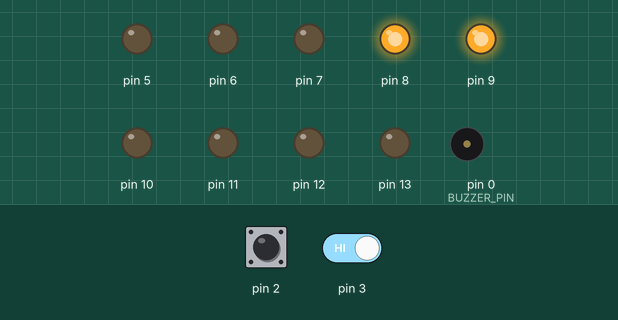
This sketch was run on a simulated Arduino Uno, built with avr-gcc and run on an emulated ATmega328P. On the bench: output pins drawn as LEDs (lit = HIGH), buzzer (waves = sounding). The test bench sets the inputs (shaded band); at power-on: pin 2 HIGH, pin 3 HIGH.

Above: at 1.2 s.
1.3 s: pin 2 pulsed LOW 5 times (0.12 s each, 0.3 s apart)
At 3.0 s:
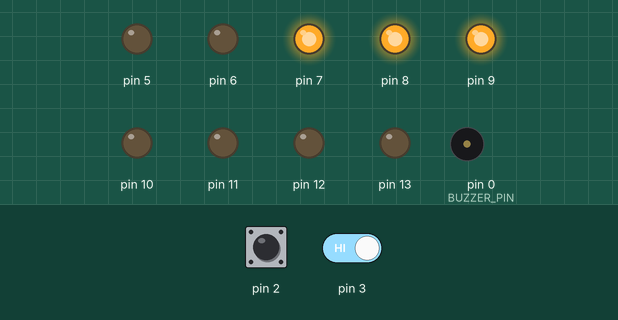
4.3 s: pin 3 driven LOW
At 5.5 s:
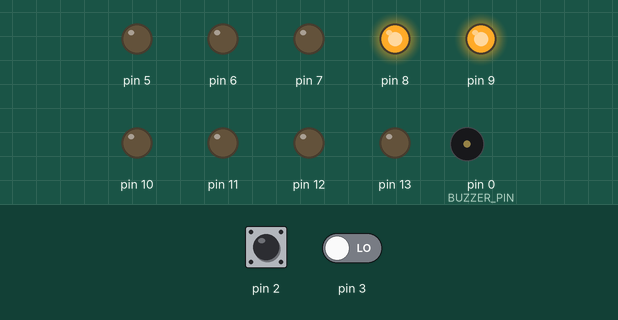
5.8 s: pin 2 driven LOW
At 6.7 s:
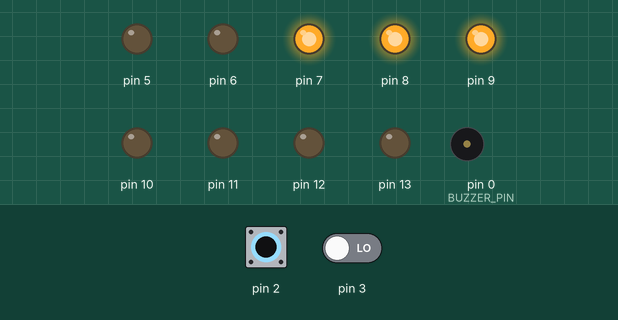
7.3 s: pin 2 pulsed HIGH 5 times (0.12 s each, 0.3 s apart)
At 9.3 s:
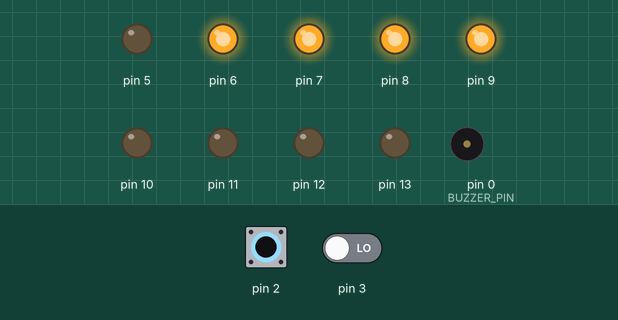
Timing chart, 0 to 10.8 s (numbered marks = the images above; inputs shaded):
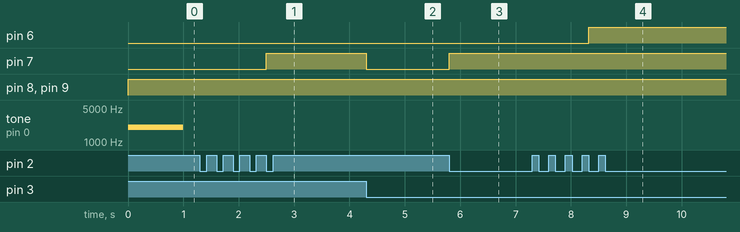

The sketch:

20.ino
```cpp
#define BUZZER_PIN 0
#define FIRST_BAR_PIN 4
#define BAR_COUNT 10
#define MAX_SCORE 20

volatile int score = 0;

void setup() {
  for (int i = 0; i < BAR_COUNT; ++i)
    pinMode(i + FIRST_BAR_PIN, OUTPUT);
  pinMode(BUZZER_PIN, OUTPUT);
  attachInterrupt(INT1, pushP1, FALLING); // INT1 — 3 pin
  attachInterrupt(INT0, pushP2, FALLING); // INT0 — 2 pin
}

void pushP1() {
  ++score;
}

void pushP2() {
  --score;
}

void loop() {
  tone(BUZZER_PIN, 2000, 1000);

  while (abs(score) < MAX_SCORE) {
    int bound = map(score, -MAX_SCORE, MAX_SCORE, 0, BAR_COUNT);
    int left = min(bound, BAR_COUNT / 2 - 1);
    int right = max(bound, BAR_COUNT / 2);
    for (int i = 0; i < BAR_COUNT; ++i)
      digitalWrite(i + FIRST_BAR_PIN, i >= left && i <= right);
  }
  tone(BUZZER_PIN, 4000, 1000);
  while (true) {}
}
```

Measured:
- after the input at 1.3 s, pin 7: LOW → HIGH after 1.2 s
- after the input at 4.3 s, pin 7: HIGH → LOW at once
- after the input at 5.8 s, pin 7: LOW → HIGH at once
- after the input at 7.3 s, pin 6: LOW → HIGH after 1.0 s
